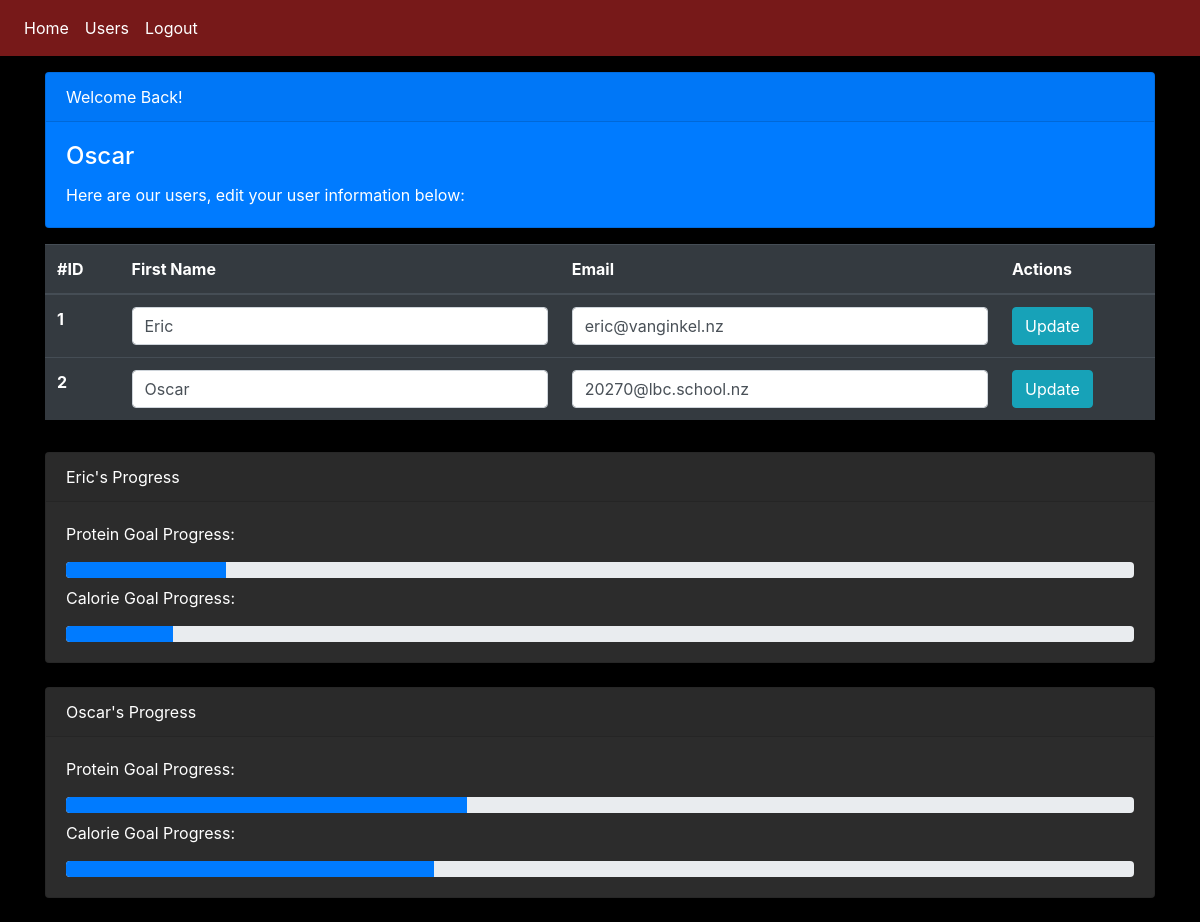
Screenshot of /data (signed in) with the database file from the repository.
### Website/models.py (models this page shows)
class User(db.Model, UserMixin):  # Inherits from db.Model for ORM and UserMixin for user management
    daily_protein_goal = db.Column(db.Integer, nullable=True, default=100)
    daily_calorie_goal = db.Column(db.Integer, nullable=True, default=1000)
    id = db.Column(db.Integer, primary_key=True)
    email = db.Column(db.String(150), unique=True)
    password = db.Column(db.String(150))
    first_name = db.Column(db.String(150))
    meals = db.relationship('Meal', backref='user', lazy='dynamic')

### Website/veiws.py (the view)
@views.route('/data', methods=['GET', "POST"])
@login_required
def data():
    users_progress = []
    users = User.query.all()
    for user in users:
        meals = Meal.query.filter_by(user_id=user.id, date=datetime.utcnow().date()).all()
        total_protein = sum(meal.protein for meal in meals)
        total_calories = sum(meal.calories for meal in meals)
        protein_percentage = (total_protein / user.daily_protein_goal) * 100 if user.daily_protein_goal else 0
        calorie_percentage = (total_calories / user.daily_calorie_goal) * 100 if user.daily_calorie_goal else 0
        users_progress.append({
            'user': user,
            'protein_percentage': min(protein_percentage, 100),
            'calorie_percentage': min(calorie_percentage, 100),
        })
    return render_template("data.html", users=users, user=current_user, users_progress=users_progress)

### Website/templates/data.html (shortened to what this page needs)
{% extends "base.html" %}
{% block content %}
<div class="mt-3 mb-3">
  <div class="card text-white bg-primary mb-3">
    <div class="card-header">Welcome Back!</div>
    <div class="card-body">
      <h4 class="card-title">{{ user.first_name }}</h4>
      <p class="card-text">Here are our users, edit your user information below:</p>
    </div>
  </div>
  <div class="table-responsive">
    <table class="table table-dark table-hover">
      <thead>
        <tr>
          <th scope="col">#ID</th>
          <th scope="col">First Name</th>
          <th scope="col">Email</th>
          <th scope="col">Actions</th>
        </tr>
      </thead>
      <tbody>
        {% for user in users %}
        <form method="post" action="/update_user/{{ user.id }}">
        <tr>
          <th scope="row">{{ user.id }}</th>
          <td>
            <input type="text" name="name" value="{{ user.first_name }}" class="form-control">
          </td>
          <td>
            <input type="email" name="email" value="{{ user.email }}" class="form-control">
          </td>
          <td>
            <button type="submit" class="btn btn-info">Update</button>
          </td>
        </tr>
        </form>
        {% endfor %}
      </tbody>
    </table>
  </div>
</div>
{% for user_progress in users_progress %}
  <div class="card mb-4" style="background-color: #2c2c2c;">
    <div class="card-header" style="color: #ffffff;">
      {{ user_progress.user.first_name }}'s Progress
    </div>
    <div class="card-body" style="color: #ffffff;">
      <p>Protein Goal Progress:</p>
      <div class="progress">
        <div class="progress-bar" role="progressbar" style="width: {{ user_progress.protein_percentage }}%" aria-valuenow="{{ user_progress.protein_percentage }}" aria-valuemin="0" aria-valuemax="100"></div>
      </div>
      <p class="mt-2">Calorie Goal Progress:</p>
      <div class="progress">
        <div class="progress-bar" role="progressbar" style="width: {{ user_progress.calorie_percentage }}%" aria-valuenow="{{ user_progress.calorie_percentage }}" aria-valuemin="0" aria-valuemax="100"></div>
      </div>
    </div>
  </div>
{% endfor %}
{% endblock %}

### Website/static/style.css (style rules this page uses)
body { background-color: #000000; color: #ffffff; }

### rows the page displays
User: first_name "Oscar", id "2", name "Oscar", email "20270@lbc.school.nz", user.first_name "Oscar"
User: id "1", name "Eric", email "eric@vanginkel.nz", user.first_name "Eric"
